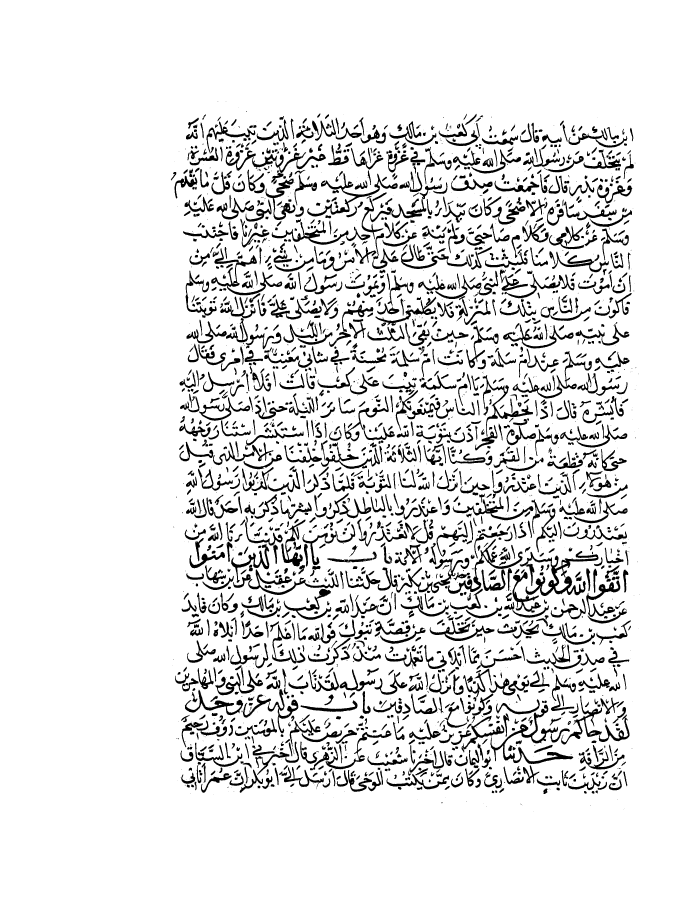
#> input picture ahte_dataset/ahte_test_binary_images/moc_train_1.png, 2768 x 3648 px, given in place of moc_train_20.png, which was not available (shown at 1/4 size)
$ python try.py
#> lines starting #> are read from the running program, lines starting #| are printed output that depends on the picture; after the words box and inside, x2 and y2 are one past the last pixel; in counts of white or black regions, pixels touching at a corner belong together; pictures that were not available may be replaced by others from this repository, and a replacement may not be noted
import numpy as np
import cv2
import random
def turningpoints(x):
  N=0
  xArray=[]
  yArray=[]
  for i in range(1, len(x)-1):
     if (x[i-1] < x[i] and x[i+1] < x[i]):
         yArray.append(i)
         xArray.append(x[i])
         N+=1
  return N,xArray,yArray
imgsList=['book1_page11.png','moc_test_5.png','moc_test_6.png','moc_test_10.png','moc_train_1.png','moc_train_3.png','moc_train_15.png','moc_train_16.png','moc_train_17.png','moc_train_20.png']

pic = cv2.imread('ahte_dataset/ahte_test_binary_images/moc_train_20.png')
#> pic is the input picture: shape (3648, 2768, 3); 89.9% white; 3179 black regions (993 under 20 px), largest, box (x1, y1, x2, y2) and area: (2079, 2204, 2394, 2384) 12523, (1961, 2819, 2293, 3056) 10809, (1792, 2156, 2090, 2376) 9419
imgcpy=pic.copy()
gray = cv2.cvtColor(pic, cv2.COLOR_BGR2GRAY)
cv2.imwrite("output/grey.jpg", gray)

thresh = np.array(255 * (gray / 255) ** 1 , dtype='uint8')
cv2.imwrite("output/greyImgGamaCorrelation.jpg", thresh)

ret,thresh = cv2.threshold(gray, 0, 255, cv2.THRESH_BINARY_INV+ cv2.THRESH_OTSU)
#> ret = 0
cv2.imwrite('output/otsus.png',thresh)

ERODE_kernel1 = cv2.getStructuringElement(cv2.MORPH_ELLIPSE, (1, 100))
whiteImg = cv2.morphologyEx(pic, cv2.MORPH_DILATE, ERODE_kernel1, iterations=3)
#> whiteImg: shape (3648, 2768, 3); every value is 255
cv2.imwrite('output/whiteImg.png', whiteImg)

# [25 lines of commented-out code are left out]
thresh[thresh == 0] = 0
thresh[thresh == 255] = 1
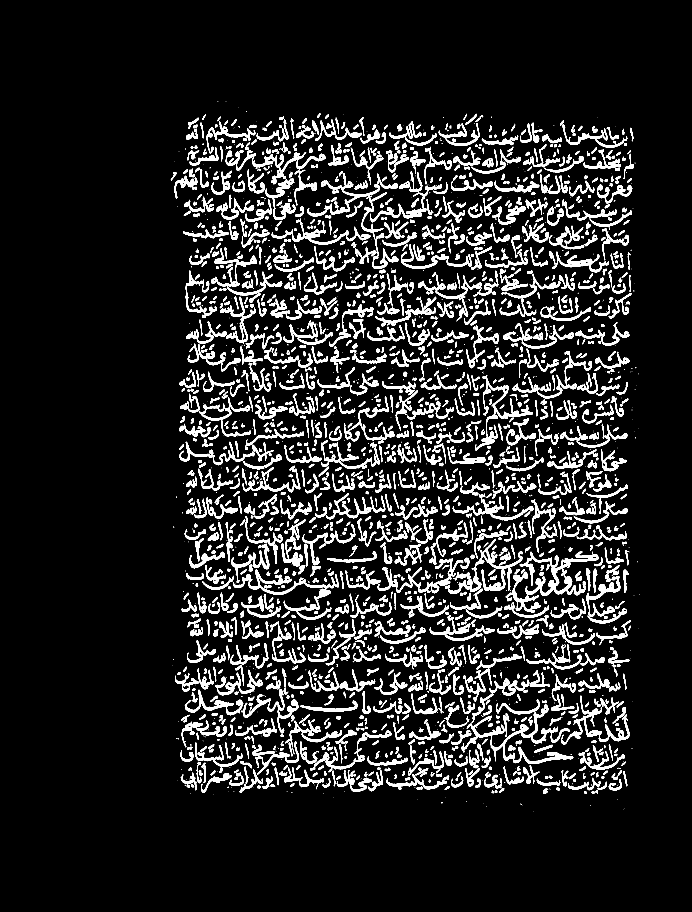
#> thresh: shape (3648, 2768) (shown at 1/4 size); values 0 (black) and 1 (white), 10.1% white; 3179 white regions (993 under 20 px), largest, box (x1, y1, x2, y2) and area: (2079, 2204, 2394, 2384) 12523, (1961, 2819, 2293, 3056) 10809, (1792, 2156, 2090, 2376) 9419
horizontal_projection = np.sum(thresh, axis=1)
#> horizontal_projection = 3648 values, max 817 at index 1548, min 0 at index 0, mean 279.1
print(horizontal_projection)
#> (printed output is left out)
height, width = thresh.shape
print('width : ', width)
#| width :  2768
print('height : ', height)
#| height :  3648
blankImage = np.zeros((height, width,3), np.uint8)
i=0
j=0
l=0
sumPro=0
xprofPro=[]
a=0
b=0
c=0
num=0
yp=0
for row in range(height):
    i+=140
    j+=70
    if round(2*int(horizontal_projection[row]*width/height),-3)>0:
        num+=1
        if abs(yp-row) > 90:
           a=random.randint(0,255)
           b=random.randint(0,255)
           c=random.randint(0,255)
           yp = row
        cv2.line(imgcpy, (0,row), (round(9*int(horizontal_projection[row]*width/height),-3),row) ,(a, b,c), 5)
        cv2.line(whiteImg, (0, row), (round(9 * int(horizontal_projection[row] * width / height), -3), row), (a, b, c), 5)
    #print(int(horizontal_projection[row]*width/height))
        xprofPro.append(int(horizontal_projection[row]*width/height))
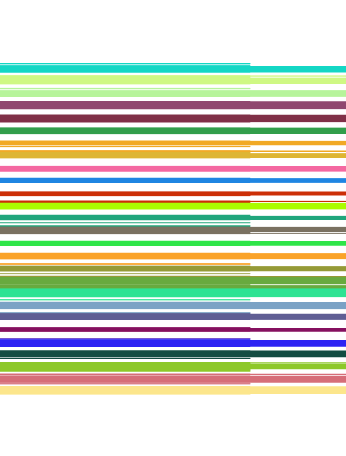
#> whiteImg: shape (3648, 2768, 3) (shown at 1/8 size); mean B, G, R 189.4, 209.4, 201.7
#> after the loop, a = 140; b = 230; c = 252; i = 510720; j = 255360; num = 1411; xprofPro = 1411 values, max 619 at index 516, min 251 at index 4, mean 374.9; yp = 3091

cv2.imwrite("output/blankImage.png", imgcpy)
cv2.imwrite("output/whiteImgCon.png", whiteImg)


res = cv2.addWeighted(pic,0.7,whiteImg,0.3,0)
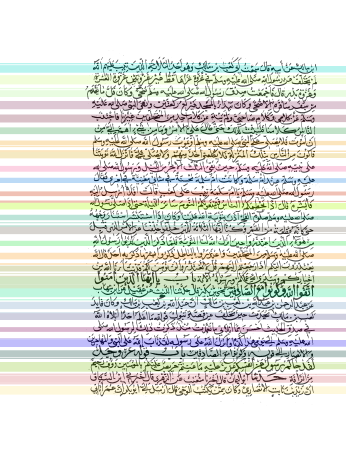
#> res: shape (3648, 2768, 3) (shown at 1/8 size); mean B, G, R 217.3, 223.3, 221
cv2.imwrite("output/res3_2021.png", res)
print("num=",num)
#| num= 1411
ERODE_kernel = cv2.getStructuringElement(cv2.MORPH_RECT, (1,8))
#> ERODE_kernel = [1, 1, 1, 1, 1, 1, 1, 1]
ERODE = cv2.morphologyEx(imgcpy, cv2.MORPH_DILATE, ERODE_kernel, iterations=3)
cv2.imwrite('output/duhaERODE.png', ERODE)

ERODE_kernel = cv2.getStructuringElement(cv2.MORPH_RECT, (20,1))
ERODE = cv2.morphologyEx(imgcpy, cv2.MORPH_DILATE, ERODE_kernel, iterations=3)
cv2.imwrite('output/duhaERODEtext.png', ERODE)

gray = cv2.cvtColor(ERODE, cv2.COLOR_BGR2GRAY)
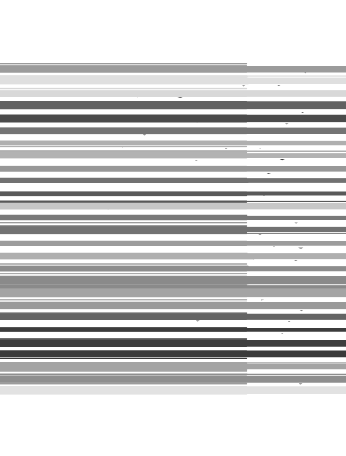
#> gray: shape (3648, 2768) (shown at 1/8 size); min 0, max 255, mean 204.9
cv2.imwrite("output/grey.jpg", gray)

thresh = np.array(255 * (gray / 255) ** 1 , dtype='uint8')
cv2.imwrite("output/greyImgGamaCorrelation.jpg", thresh)

ret,thresh = cv2.threshold(gray, 0, 255, cv2.THRESH_BINARY_INV+ cv2.THRESH_OTSU)
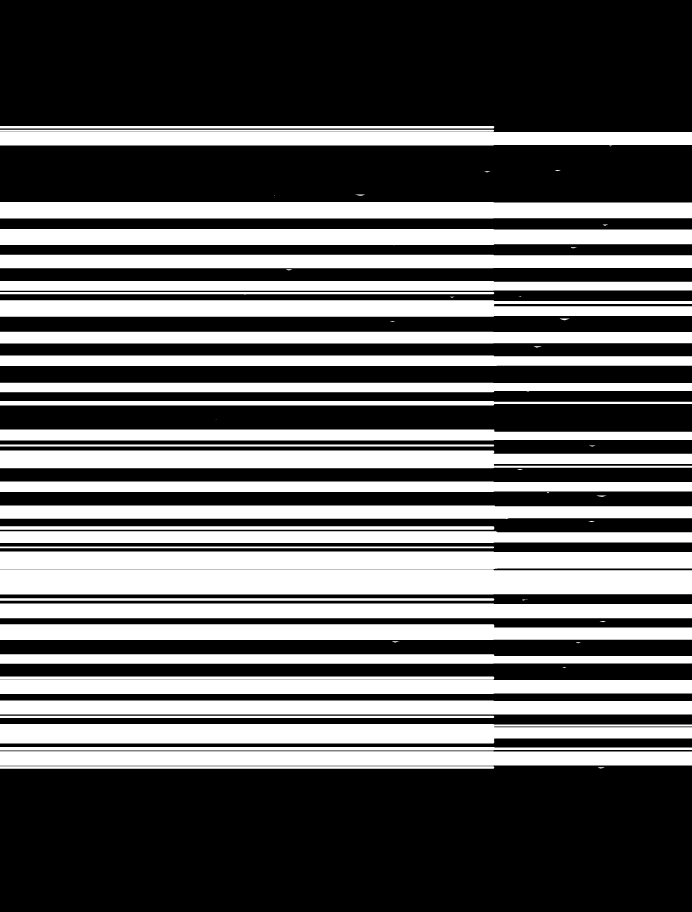
#> thresh: shape (3648, 2768) (shown at 1/4 size); 37.3% white; 60 white regions (3 under 20 px)
#> ret = 184
cv2.imwrite('output/otsus.png',thresh)

k=50
cnts = cv2.findContours(thresh, cv2.RETR_EXTERNAL, cv2.CHAIN_APPROX_SIMPLE)
#> cnts = 60 contours, 7 with area under 20; largest, box (x1, y1, x2, y2) and area: (0, 2279, 2768, 2378) 268788, (0, 2896, 2768, 2974) 192482, (0, 2206, 2768, 2278) 191720, (0, 808, 2768, 874) 177476, (0, 1802, 2768, 1873) 175472
if len(cnts) == 2:
    cnts = cnts[0]
else:
    cnts[1]
s=0
for c in cnts:
    area = cv2.contourArea(c)
    x, y, w, h = cv2.boundingRect(c)
    #print(area)
    #print("abs(w)= ",abs(w))
    # if abs(w) >= 800:
    k+=50
    s += 1
#> this loop made 60 passes
#> (area, x, y, w, h, k) on passes 1 to 8: (58, 2392, 3069, 26, 5, 100), (17776, 0, 3065, 1977, 10, 150), (156132, 0, 3005, 2768, 58, 200), (32805, 0, 2988, 2768, 14, 250), (192482.5, 0, 2896, 2768, 78, 300), (15800, 0, 2863, 1977, 9, 350), (150600, 0, 2802, 2768, 56, 400), (154549, 0, 2718, 2768, 58, 450)
#> after the loop, k = 3050; s = 60
    #cv2.rectangle(imgcpy, (x, y-50), (x + w, y + 50), (k%255,(k+60)%255,(k*2+50)%255), 5)
        #cv2.putText(imgcpy, text=str("line #"+str(s)), org=(2100, y + h),fontFace=cv2.FONT_HERSHEY_SIMPLEX,fontScale=2, color=(k%255,(k+60)%255,(k*2+50)%255),thickness=3, lineType=cv2.LINE_AA)
cv2.imwrite('output/duhab1_1.png',imgcpy)
print("s=",s)
#| s= 60


########################################################
print(xprofPro)
#> (printed output is left out)
print(len(xprofPro))
c=0
val=0
yArray=[]
xArray=[]
while(c!=len(xprofPro)):
    if(xprofPro[c]>=val):
        val=xprofPro[c]
    else:
        yArray.append(c)
        xArray.append(val)
        val=0
    c+=1
#> this loop made 1411 passes
#> val on passes 1 to 8: 256, 0, 263, 0, 251, 267, 287, 315


n,xArray,yArray=turningpoints(xprofPro)
print(xArray)
print(yArray)
print(len(yArray),len(xArray))
roundContour=[]
k=50
z=0
yy=[]
for i in range(len(yArray)-1):
    print(abs(yArray[i]-yArray[i+1]))
    if(abs(yArray[i]-yArray[i+1])>=24):
        yy.append(yArray[i])
print('y=',len(yy))

for i in yy:
    #if round(i,-2) not in roundContour:
        z+=1
        k+=50
        roundContour.append(round(i,-2))
        cv2.rectangle(imgcpy, (400, i-20), (imgcpy.shape[0] - 400, i+100), (k % 255, (k + 60) % 255, (k * 2 + 50) % 255),5)
        cv2.putText(imgcpy, text=str("l#" + str(z)), org=(100, i+100), fontFace=cv2.FONT_HERSHEY_SIMPLEX, fontScale=2,color=(k % 255, (k + 60) % 255, (k * 2 + 50) % 255), thickness=3, lineType=cv2.LINE_AA)
#> this loop made 5 passes
#> i on passes 1 to 5: 325, 412, 631, 659, 708
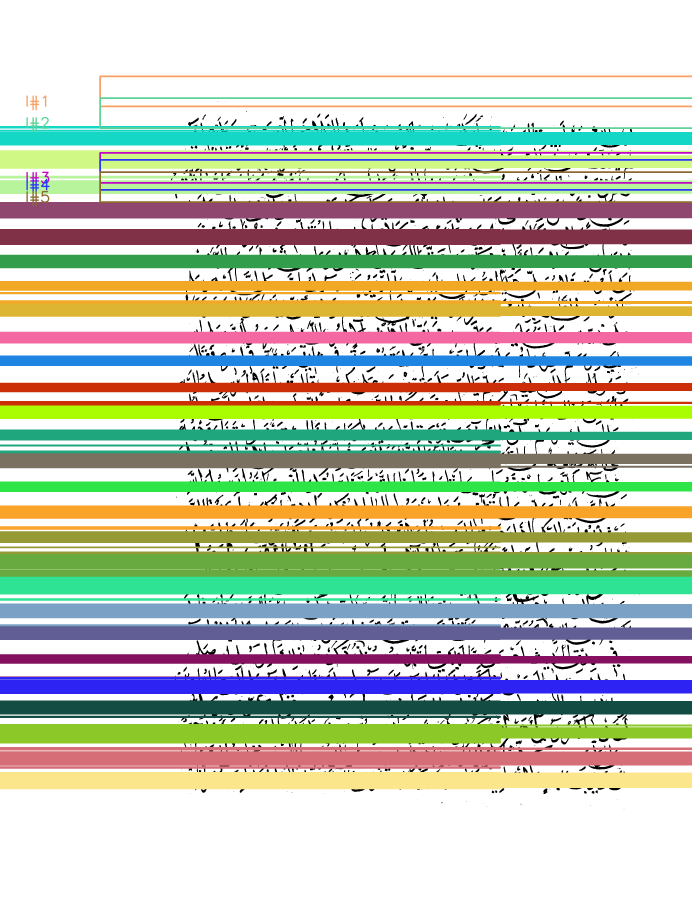
#> imgcpy: shape (3648, 2768, 3) (shown at 1/4 size); mean B, G, R 182, 200.7, 194

print(len((roundContour)))
cv2.imwrite("output/projection.png", imgcpy)


# [117 lines of commented-out code are left out]

$ run again, on OutputResults/AllResults/book1_page19.png
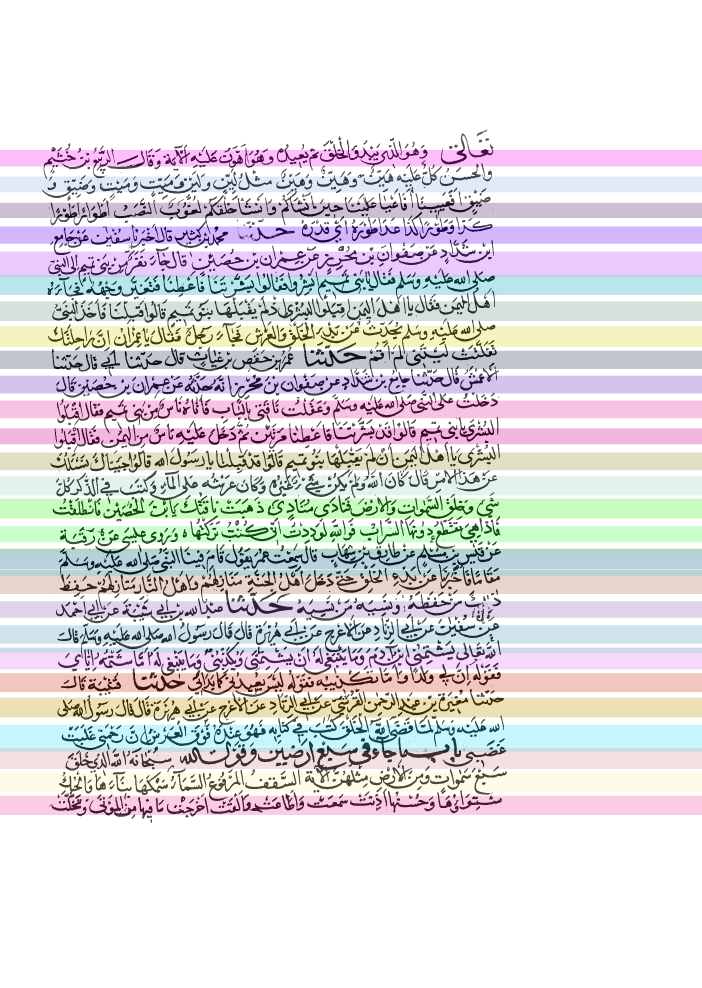
#> input picture OutputResults/AllResults/book1_page19.png, 2808 x 3952 px, given in place of moc_train_20.png, which was not available (shown at 1/4 size)
#> pic is the input picture: shape (3952, 2808, 3); mean B, G, R 222.9, 220, 222.4
#> `ret,thresh = cv2.threshold(gray, 0, 255, cv2.THRESH_BINARY_INV+ cv2.TH..`:
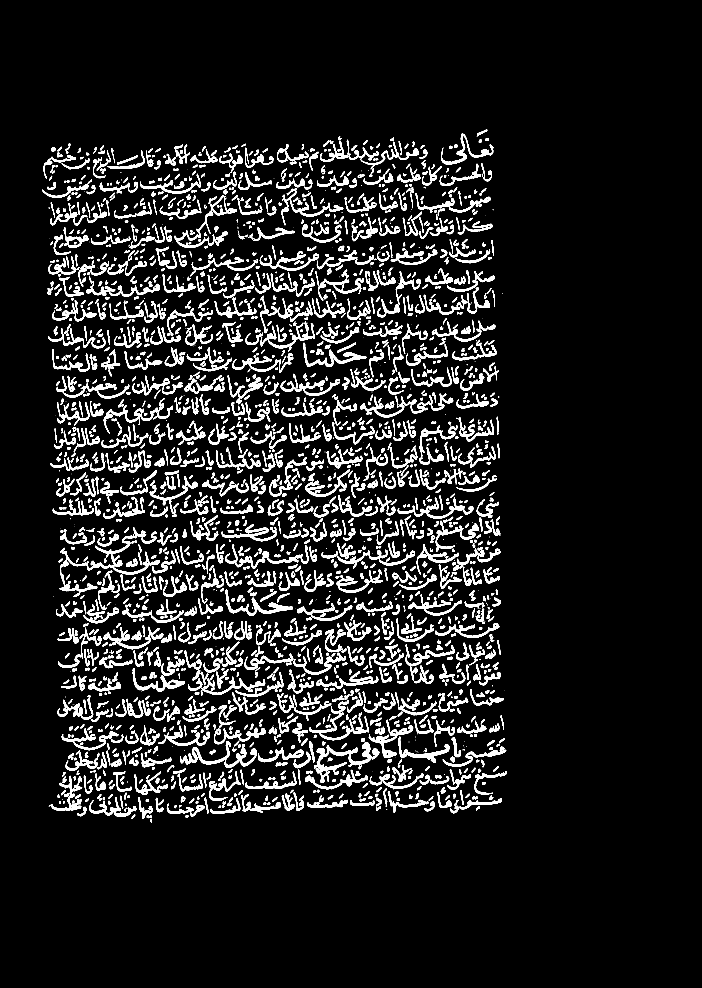
#> thresh: shape (3952, 2808) (shown at 1/4 size); 8.7% white; 2877 white regions (442 under 20 px), largest, box (x1, y1, x2, y2) and area: (1256, 2969, 1486, 3132) 8410, (720, 2964, 1027, 3072) 7108, (699, 780, 947, 992) 6285
#> `ret,thresh = cv2.threshold(gray, 0, 255, cv2.THRESH_BINARY_INV+ cv2.TH..`: ret = 76
#> horizontal_projection = 3952 values, max 734 at index 2926, min 0 at index 0, mean 244
#> (printed output is left out)
#| width :  2808
#| height :  3952
#> after the loop `for row in range(height):`: a = 140; b = 230; c = 252; i = 553280; j = 276640; num = 1300; xprofPro = 1300 values, max 521 at index 1095, min 251 at index 144, mean 333; yp = 3195
#| num= 1300
#> ERODE_kernel = [1, 1, 1, 1, 1, 1, 1, 1]
#> `ret,thresh = cv2.threshold(gray, 0, 255, cv2.THRESH_BINARY_INV+ cv2.TH..`:
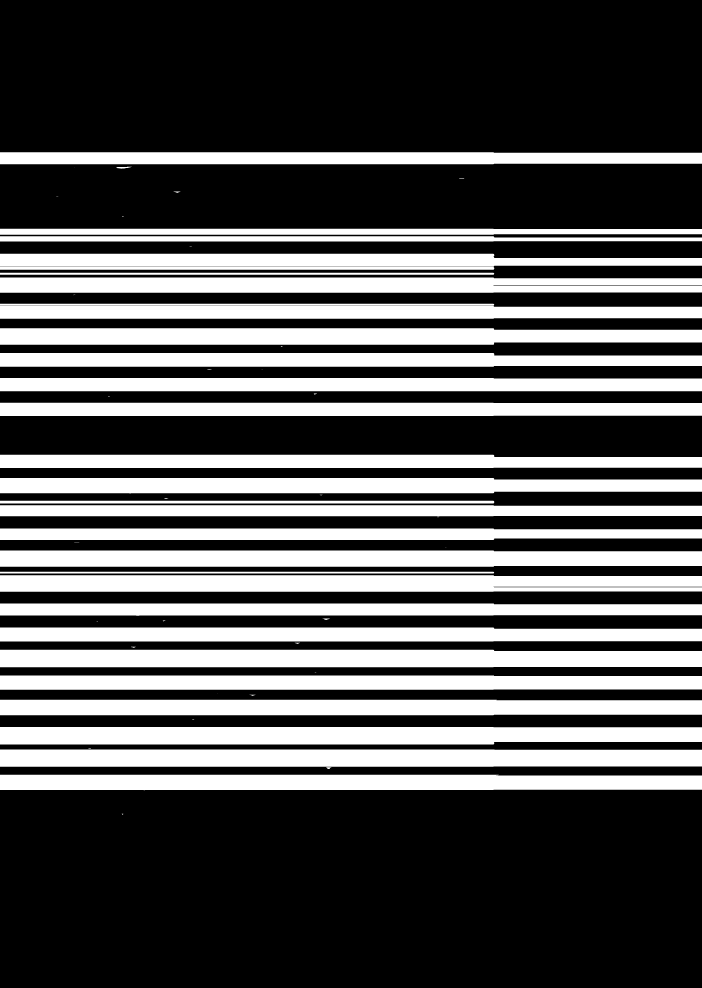
#> thresh: shape (3952, 2808) (shown at 1/4 size); 32.8% white; 60 white regions (18 under 20 px)
#> `ret,thresh = cv2.threshold(gray, 0, 255, cv2.THRESH_BINARY_INV+ cv2.TH..`: ret = 178
#> cnts = 60 contours, 23 with area under 20; largest, box (x1, y1, x2, y2) and area: (0, 2998, 2808, 3067) 189213, (0, 2599, 2808, 2669) 188691, (0, 2908, 2808, 2978) 184534, (0, 2301, 2808, 2367) 176626, (0, 2202, 2808, 2267) 174654
#> the loop `for c in cnts:` made 60 passes
#> (area, x, y, w, h, k) on passes 3, 4, 5, 7, 9, 10, 12, 14: (165127, 0, 3099, 2808, 61, 200), (70, 1304, 3069, 22, 7, 250), (189213, 0, 2998, 2808, 69, 300), (184534, 0, 2908, 2808, 70, 400), (167919, 0, 2799, 2808, 62, 500), (30, 998, 2779, 24, 4, 550), (154695, 0, 2702, 2808, 57, 650), (188691, 0, 2599, 2808, 70, 750)
#> after the loop `for c in cnts:`: k = 3050; s = 60
#| s= 60
#> (printed output is left out)
#> the loop `while(c!=len(xprofPro)):` made 1300 passes
#> val on passes 1 to 8: 257, 273, 279, 279, 301, 311, 316, 322
#> the loop `for i in yy:` made 1 pass
#> i on pass 1: 1158
